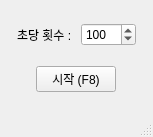
<?xml version="1.0" encoding="UTF-8"?>
<ui version="4.0">
 <class>MainWindow</class>
 <widget class="QMainWindow" name="MainWindow">
  <property name="geometry">
   <rect>
    <x>0</x>
    <y>0</y>
    <width>153</width>
    <height>137</height>
   </rect>
  </property>
  <property name="windowTitle">
   <string>Auto Click</string>
  </property>
  <widget class="QWidget" name="centralwidget">
   <layout class="QHBoxLayout" name="horizontalLayout_3">
    <item>
     <layout class="QVBoxLayout" name="verticalLayout">
      <property name="leftMargin">
       <number>4</number>
      </property>
      <property name="topMargin">
       <number>4</number>
      </property>
      <property name="rightMargin">
       <number>4</number>
      </property>
      <property name="bottomMargin">
       <number>4</number>
      </property>
      <item>
       <layout class="QHBoxLayout" name="horizontalLayout">
        <property name="leftMargin">
         <number>4</number>
        </property>
        <property name="topMargin">
         <number>4</number>
        </property>
        <property name="rightMargin">
         <number>4</number>
        </property>
        <property name="bottomMargin">
         <number>4</number>
        </property>
        <item>
         <widget class="QLabel" name="label_count">
          <property name="text">
           <string>초당 횟수 : </string>
          </property>
         </widget>
        </item>
        <item>
         <widget class="QSpinBox" name="spinBox_count">
          <property name="minimum">
           <number>1</number>
          </property>
          <property name="maximum">
           <number>1000</number>
          </property>
          <property name="value">
           <number>100</number>
          </property>
         </widget>
        </item>
       </layout>
      </item>
      <item>
       <layout class="QHBoxLayout" name="horizontalLayout_2">
        <property name="leftMargin">
         <number>4</number>
        </property>
        <property name="topMargin">
         <number>4</number>
        </property>
        <property name="rightMargin">
         <number>4</number>
        </property>
        <property name="bottomMargin">
         <number>4</number>
        </property>
        <item>
         <spacer name="horizontalSpacer">
          <property name="orientation">
           <enum>Qt::Horizontal</enum>
          </property>
          <property name="sizeHint" stdset="0">
           <size>
            <width>40</width>
            <height>20</height>
           </size>
          </property>
         </spacer>
        </item>
        <item>
         <widget class="QPushButton" name="pushButton_start">
          <property name="text">
           <string>시작 (F8)</string>
          </property>
         </widget>
        </item>
        <item>
         <spacer name="horizontalSpacer_2">
          <property name="orientation">
           <enum>Qt::Horizontal</enum>
          </property>
          <property name="sizeHint" stdset="0">
           <size>
            <width>40</width>
            <height>20</height>
           </size>
          </property>
         </spacer>
        </item>
       </layout>
      </item>
     </layout>
    </item>
   </layout>
  </widget>
  <widget class="QMenuBar" name="menubar">
   <property name="geometry">
    <rect>
     <x>0</x>
     <y>0</y>
     <width>153</width>
     <height>22</height>
    </rect>
   </property>
  </widget>
  <widget class="QStatusBar" name="statusbar"/>
 </widget>
 <resources/>
 <connections/>
</ui>
